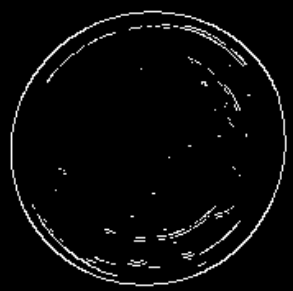
#> input picture images/regional/coin1.png, 293 x 291 px; its folder holds only this picture in this run
$ python main.py images/regional/coin1.png local   (older library calls are emulated)
#> lines starting #> are read from the running program, lines starting #| are printed output that depends on the picture; after the words box and inside, x2 and y2 are one past the last pixel; in counts of white or black regions, pixels touching at a corner belong together
#> in main, input_image is the input picture: shape (291, 293); min 0, max 255, mean 8.9
### local.py
import cv2
import numpy as np


def correction(image, rad, reconstructionThreshold):
    height, widht = image.shape[:2]
    if 1.5 <= rad <= 1.6:
        for i in range(0, height):
            k = 0
            hole = False
            start = True
            for j in range(0, widht):
                if image[i][j] > 0 and not hole:
                    start = False
                elif image[i][j] == 0 and not start:
                    k += 1
                    hole = True
                    if k > reconstructionThreshold:
                        start = True
                        hole = False
                        k = 0
                elif image[i][j] > 0 and hole:
                    hole = False
                    for l in range(k, 0, -1):
                        image[i][j - l] = 255
                    k = 0

    #   ângulo de 0º ou 180º
    elif rad == 0 or (3.13 <= rad <= 3.15):
        for i in range(0, widht):
            k = 0
            hole = False
            start = True
            for j in range(0, height):
                if image[j][i] > 0 and not hole:
                    start = False
                elif image[j][i] == 0 and not start:
                    k += 1
                    hole = True
                    if k > reconstructionThreshold:
                        start = True
                        hole = False
                        k = 0
                elif image[j][i] > 0 and hole:
                    hole = False
                    for l in range(k, 0, -1):
                        image[j - l][i] = 255
                    k = 0

    #  ângulo de 45º
    elif 0.75 <= rad <= 0.8:
        for i in range(widht - 1, -1, -1):
            j = height - 1
            l = i
            k = 0
            hole = False
            start = True
            while j >= 0 and l < widht:
                if image[j][l] > 0 and not hole:
                    start = False
                elif image[j][l] == 0 and not start:
                    k += 1
                    hole = True
                    if k > reconstructionThreshold:
                        start = True
                        hole = False
                        k = 0
                elif image[j][l] > 0 and hole:
                    hole = False
                    for t in range(k, 0, -1):
                        image[j + t][l - t] = 255
                    k = 0
                j -= 1
                l += 1

        if height > 1:
            for i in range(height - 2, -1, -1):
                j = i
                l = 0
                k = 0
                hole = False
                start = True
                while j >= 0 and l < widht:
                    if image[j][l] > 0 and not hole:
                        start = False
                    elif image[j][l] == 0 and not start:
                        k += 1
                        hole = True
                        if k > reconstructionThreshold:
                            start = True
                            hole = False
                            k = 0
                    elif image[j][l] > 0 and hole:
                        hole = False
                        for t in range(k, 0, -1):
                            image[j + t][l - t] = 255
                        k = 0
                    j -= 1
                    l += 1

    #  ângulo de 135º
    elif 2.3 <= rad <= 2.4:
        for i in range(widht - 1, -1, -1):
            j = 0
            l = i
            k = 0
            hole = False
            start = True
            while j < height and l < widht:
                if image[j][l] > 0 and not hole:
                    start = False
                elif image[j][l] == 0 and not start:
                    k += 1
                    hole = True
                    if k > reconstructionThreshold:
                        start = True
                        hole = False
                        k = 0
                elif image[j][l] > 0 and hole:
                    hole = False
                    for t in range(k, 0, -1):
                        image[j - t][l - t] = 255
                    k = 0
                j += 1
                l += 1

        if height > 1:
            for i in range(1, height, 1):
                j = i
                l = 0
                k = 0
                hole = False
                start = True
                while j < height and l < widht:
                    if image[j][l] > 0 and not hole:
                        start = False
                    elif image[j][l] == 0 and not start:
                        k += 1
                        hole = True
                        if k > reconstructionThreshold:
                            start = True
                            hole = False
                            k = 0
                    elif image[j][l] > 0 and hole:
                        hole = False
                        for t in range(k, 0, -1):
                            image[j - t][l - t] = 255
                        k = 0
                    j += 1
                    l += 1

    return image


def process(
    image,
    magnitudeThreshold=80,
    requestedAngle="all",
    angularThreshold=10,
    reconstructionThreshold=20,
):
#> called with magnitudeThreshold = 100, requestedAngle = 'all', angularThreshold = 20, reconstructionThreshold = 5
    image = cv2.GaussianBlur(image, (5, 5), 0)
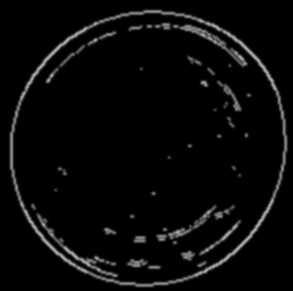
#> image: shape (291, 293); min 0, max 176, mean 8.9
    grad_x = cv2.Sobel(image, cv2.CV_64F, 1, 0, ksize=3)
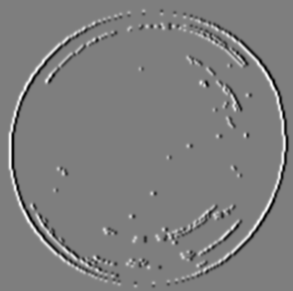
#> grad_x: shape (291, 293) float64; min -459, max 464, mean 0; drawn with min black and max white
    grad_y = cv2.Sobel(image, cv2.CV_64F, 0, 1, ksize=3)
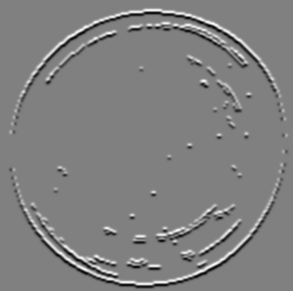
#> grad_y: shape (291, 293) float64; min -467, max 463, mean 0; drawn with min black and max white

    if requestedAngle == "0":
        requestedAngle = [0, 180]
    elif requestedAngle == "45":
        requestedAngle = [45]
    elif requestedAngle == "90":
        requestedAngle = [90]
    elif requestedAngle == "135":
        requestedAngle = [135]
    elif requestedAngle == "all":
        requestedAngle = [0, 45, 90, 135, 180]
    else:
        print("Invalid Angle")
        return image

    # Valores
    #    magnitudeThreshold = 80    # entre 0 e 255
    #    angularThreshold = 10       # ângulo necessário para considerar na linha

    # Calcular a magnitude e a direção do gradiente
    magnitude = np.sqrt(grad_x**2 + grad_y**2)
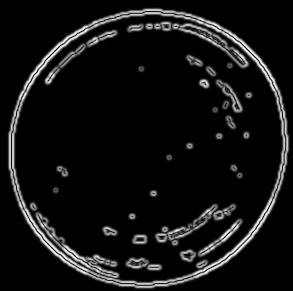
#> magnitude: shape (291, 293) float64; min 0, max 512, mean 38.3; drawn with min black and max white
    direction = np.arctan2(grad_y, grad_x)
    height, widht = image.shape[:2]
#> height = 291; widht = 293

    for i in range(0, height - 1):
        for j in range(0, widht - 1):
            if direction[i][j] < 0:
                direction[i][j] += np.pi
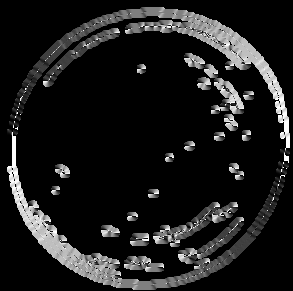
#> direction: shape (291, 293) float64; min 0, max 3.14, mean 0.348; drawn with min black and max white

    rad = np.deg2rad(requestedAngle)
    radThreshold = np.deg2rad(angularThreshold)

    image = cv2.normalize(magnitude, None, 0, 255, cv2.NORM_MINMAX, cv2.CV_8U)
    images = []

    for i in range(0, len(rad)):
        images.append(image.copy())
#> after the loop, images = 5 items

    for l in range(0, len(rad)):
        for i in range(0, height):
            for j in range(0, widht):
                if image[i][j] >= magnitudeThreshold and (
                    rad[l] - radThreshold <= direction[i][j] <= rad[l] + radThreshold
                ):
                    images[l][i][j] = 255
                else:
                    images[l][i][j] = 0

        images[l] = correction(images[l], rad[l], reconstructionThreshold)

    returnImage = images[0]
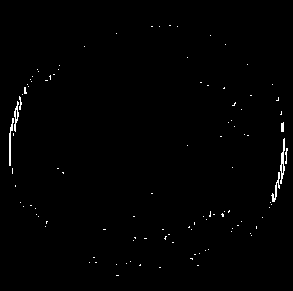
#> returnImage: shape (291, 293); 0.77% white in thin lines or dots, all inside (x1, y1, x2, y2) = (9, 25, 288, 276)
    for i in range(1, len(images)):
        returnImage = np.maximum(images[i], returnImage)
#> this loop made 4 passes
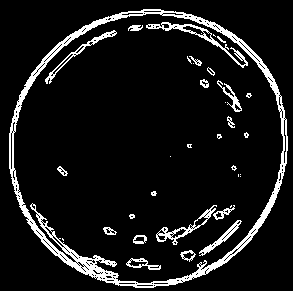
#> returnImage: shape (291, 293); 9.1% white in thin lines or dots

    return returnImage


"""
    anguloRotacao = 45
    centro = (widht // 2, height // 2)
    heightRotacionada = int(widht * np.abs(np.sin(np.radians(anguloRotacao))) + height * np.abs(np.cos(np.radians(anguloRotacao))))
    widhtRotacionada = int(height * np.abs(np.sin(np.radians(anguloRotacao))) + widht * np.abs(np.cos(np.radians(anguloRotacao))))
    matrizRotacao = cv2.getRotationMatrix2D(centro, anguloRotacao, 1.0)
    matrizRotacao[0, 2] += (widhtRotacionada - widht) / 2
    matrizRotacao[1, 2] += (heightRotacionada - height) / 2

    centro = (widhtRotacionada // 2, heightRotacionada // 2)
    magnitude = cv2.warpAffine(magnitude, matrizRotacao, (widhtRotacionada, heightRotacionada), borderMode = cv2.BORDER_CONSTANT, borderValue = (0), flags=cv2.INTER_NEAREST)
    print(magnitude.shape[:2])
    matrizRotacaoInversa = cv2.getRotationMatrix2D(centro, -anguloRotacao, 1.0)

    magnitude = cv2.warpAffine(magnitude, matrizRotacaoInversa, (widhtRotacionada, heightRotacionada), flags=cv2.INTER_NEAREST)

    mid_x, mid_y = int(widhtRotacionada/2), int(heightRotacionada/2)
    cw2, ch2 = int(widht/2), int(height/2)

    return magnitude[mid_y-ch2:mid_y+ch2, mid_x-cw2:mid_x+cw2]
"""

### main.py
import sys
import cv2
import argparse
import local
import regional
import hough


def process_image(imagem, algorithm, args):
    if algorithm == "local":
        return local.process(
            imagem,
            magnitudeThreshold=args.magnitude_threshold,
            requestedAngle=args.angle,
            angularThreshold=args.angular_threshold,
            reconstructionThreshold=args.reconstruction_size,
        )
    elif algorithm == "regional":
# [5 lines of commented-out code are left out]
        return regional.process(imagem, threshold=args.threshold)
    elif algorithm == "global":
        return hough.process(
            imagem,
            peaks=args.peaks_amount,
            use_empty_image=args.empty_image,
            use_continuous_lines=args.continuous_lines,
            gap=args.gap,
        )
    else:
        raise ValueError(f"Unknown algorithm: {algorithm}")


def main() -> int:
    parser = argparse.ArgumentParser(description="Image processing CLI")
    parser.add_argument("filename", type=str, help="Path to the image file")
    parser.add_argument(
        "algorithm",
        type=str,
        choices=["local", "regional", "global"],
        help="Image processing algorithm",
    )
    parser.add_argument(
        "--threshold",
        type=int,
        default=100,
        help="Threshold for Regional Edge Detection",
    )
    parser.add_argument(
        "--magnitude_threshold",
        type=int,
        default=100,
        help="Magnitude for local edge detection",
    )
    parser.add_argument(
        "--angle", type=str, default="all", help="Angle for edge detection"
    )
    parser.add_argument(
        "--angular_threshold",
        type=int,
        default=20,
        help="Threshold of Angle for edge detection",
    )
    parser.add_argument(
        "--reconstruction_size",
        type=int,
        default=5,
        help="Max pixels for edge reconstruction",
    )
    parser.add_argument(
        "--gap",
        type=int,
        default=10,
        help="Gap used in global edge detection. Define the maximum distance between two points to be considered continuous.",
    )
    parser.add_argument(
        "--peaks_amount",
        type=int,
        default=5,
        help="Amount of peaks to be detected (Global Edge Detection)",
    )
    parser.add_argument(
        "--save",
        type=str,
        help="Path to save the output image",
    )
    parser.add_argument(
        "--continuous_lines",
        action=argparse.BooleanOptionalAction,
        type=bool,
        default=False,
        help="Use continuous lines in the output (Global Edge Detection)",
    )
    parser.add_argument(
        "--empty_image",
        action=argparse.BooleanOptionalAction,
        type=bool,
        default=False,
        help="Use an empty image as base for the output (Global Edge Detection)",
    )
    args = parser.parse_args()

    input_image = cv2.imread(args.filename, cv2.IMREAD_GRAYSCALE)

    if input_image is None:
        print(f"Error: Cannot load image {args.filename}")
        return 1

    final_image = process_image(input_image, args.algorithm, args)

    if args.save:
        cv2.imwrite(args.save, final_image)

    cv2.imshow("Imagem PNG", final_image)
    while True:
        if cv2.waitKey(1) & 0xFF == ord("q"):  # Press 'q' to close the window
#> (key q is pressed here)
            break
    cv2.destroyAllWindows()

    return 0


if __name__ == "__main__":
    sys.exit(main())  # next section explains the use of sys.exit
#> (the program exits here)
